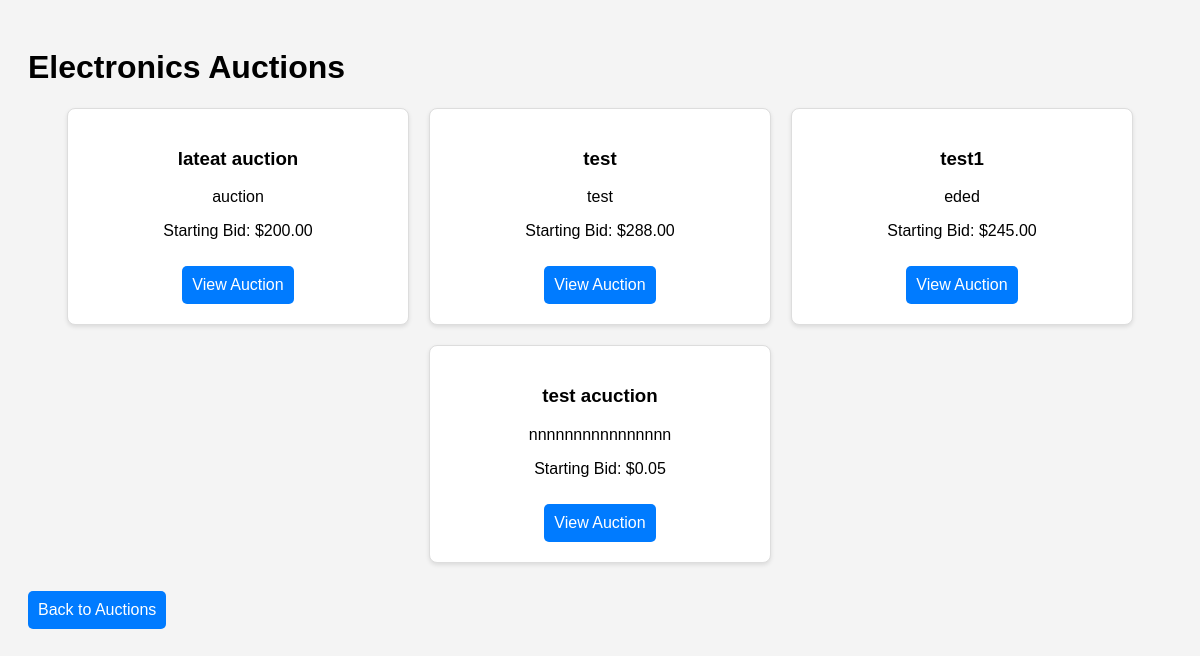
The app's page /category/Electronics/ with its own data.
### auction/models.py (models this page shows, shortened)
class AuctionItem(models.Model):
    CATEGORY_CHOICES = [
        ('Electronics', 'Electronics'),
        ('Fashion', 'Fashion'),
        ('Home Goods', 'Home Goods'),
    ]
    title = models.CharField(max_length=255)
    description = models.TextField()
    starting_bid = models.DecimalField(max_digits=10, decimal_places=2)
    category = models.CharField(max_length=50, choices=CATEGORY_CHOICES)
    image = models.ImageField(upload_to='auction_images/', blank=True, null=True)
    created_at = models.DateTimeField(auto_now_add=True)
    seller = models.ForeignKey(User, on_delete=models.CASCADE)
    end_time = models.DateTimeField(null=True, blank=True)
    winner = models.ForeignKey(
        User, on_delete=models.SET_NULL, null=True, blank=True, related_name="won_auctions"
    )
    status = models.CharField(max_length=20, default='active', choices=[('active', 'Active'), ('completed', 'Completed')])

### auction/views.py (the view)
# urls.py: path('category/<str:category>/', views.category_auctions, name='category_auctions'),
def category_auctions(request, category):
    auctions = AuctionItem.objects.filter(category=category)
    return render(request, "category_auctions.html", {"category": category, "auctions": auctions})

### auction/templates/category_auctions.html (shortened to what this page needs)
{% load static %}
<!DOCTYPE html>
<html lang="en">
<head>
</head>
<body>
    <h1>{{ category }} Auctions</h1>
    <div class="auction-container">
        {% for auction in auctions %}
        <div class="auction-box">
            <h3>{{ auction.title }}</h3>
            <p>{{ auction.description }}</p>
            <p>Starting Bid: ${{ auction.starting_bid }}</p>
            <a href="{% url 'auction_detail' auction.id %}" class="btn">View Auction</a>
        </div>
        {% empty %}
        <p>No auctions available in {{ category }}.</p>
        {% endfor %}
    </div>
    <br>
    <a href="{% url 'browse' %}" class="btn">Back to Auctions</a>
</body>
</html>

### auction/templates/category_auctions.html (style rules this page uses)
body { font-family: Arial, sans-serif; background-color: #f4f4f4; padding: 20px; }
.auction-container { display: flex; flex-wrap: wrap; gap: 20px; justify-content: center; }
.auction-box { background: white; padding: 20px; border: 1px solid #ddd; box-shadow: 0 2px 4px rgba(0,0,0,0.1); border-radius: 8px; width: 300px; text-align: center; }
.btn { background-color: #007bff; color: white; padding: 10px; text-decoration: none; border-radius: 5px; margin-top: 10px; display: inline-block; }

### records on screen
AuctionItem: title "lateat auction", description "auction", starting_bid "200.00"
AuctionItem: title "test", description "test", starting_bid "288.00"
AuctionItem: title "test1", description "eded", starting_bid "245.00"
AuctionItem: title "test acuction", description "nnnnnnnnnnnnnnnn", starting_bid "0.05"

### other values on screen
{{ category }} "Electronics"
